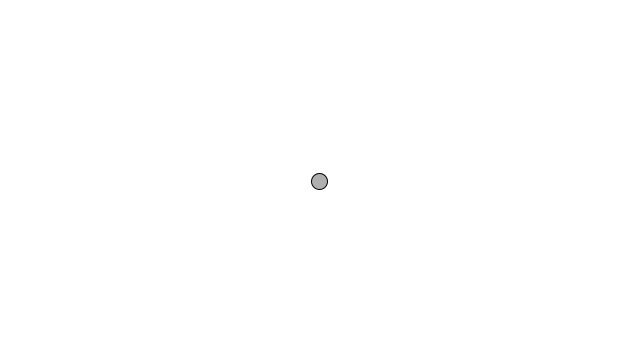
Frame 1 (no input)
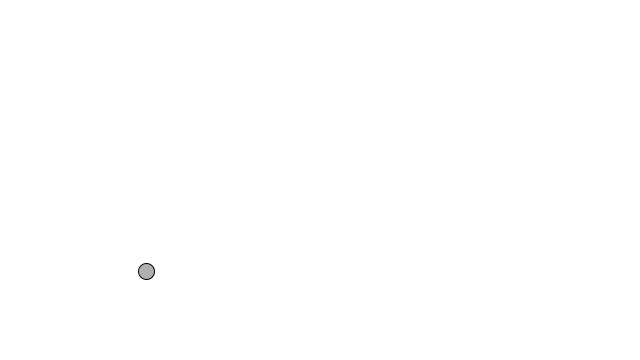
Frame 60 (the mouse pressed at the canvas centre just before this capture)
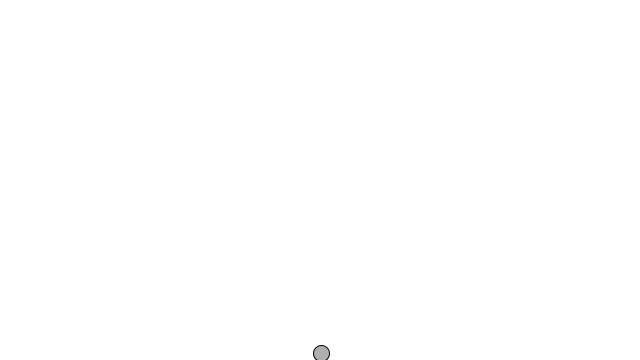
Frame 120 (the mouse held since frame 60 and released just before this capture)

The Processing sketch that drew these frames (run headless with seeded random() and noise(); from frame 60 on, the mouse is pressed at the canvas centre):

// Processing sketch: build
// ── build.pde
class Mover {

  PVector location;
  PVector velocity;
  PVector acceleration;
  float topspeed;
  
  Mover() {
    location = new PVector(width/2, height/2);
    velocity = new PVector(0, 0);
    acceleration = new PVector(-0.001, 0.01);
    topspeed = 10;
  }

  void update() {
    acceleration = PVector.random2D();
    acceleration.mult(random(2));
    velocity.add(acceleration);
    velocity.limit(topspeed);
    location.add(velocity); // The Mover moves
  }

  void display() {
    stroke(0);
    fill(175);
    // The Mover is displayed
    ellipse(location.x, location.y, 16, 16);
  }

  void checkEdges() {

    if (location.x > width) {
      location.x = 0;
    } else if (location.x < 0) {
      location.x = width;
    }

    if (location.y > height) {
      location.y = 0;
    } else if (location.y < 0) {
      location.y = height;
    }

  }

}


// Declare the Mover object
Mover mover;

void setup() {

  size(640, 360);

  mover = new Mover();

}

void draw() {
  
  background(255);
  mover.update();
  mover.checkEdges();
  mover.display();

}
